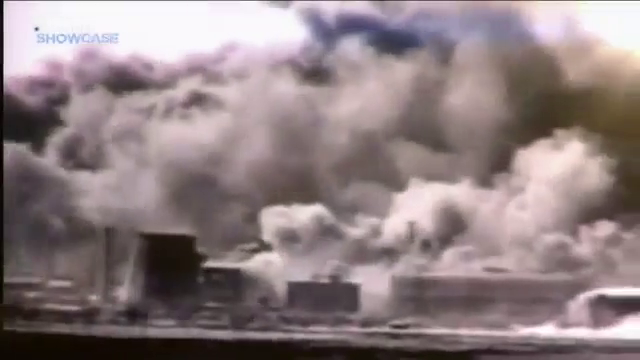
#> input picture frame 12 of tests/test1.mp4, 640 x 360 px, given in place of 1.avi, which was not available
$ python detect.py   (Python 2 division)
#> lines starting #> are read from the running program, lines starting #| are printed output that depends on the picture; pictures that were not available may be replaced by others from this repository, and a replacement may not be noted
#!/usr/bin/env python
# -*- coding= utf-8 -*-

import cv2
import numpy as np
from time import clock

class Contour():
    PIXEL_ERROR_SIZE = 5

    def __init__(self, contour):
        self.data = self.get_contour_data(contour)
        self.score = 0

    # [10 lines left out: functions __eq__, get_contour_data, not called in this run]


class Detector():
    def __init__(self, frame):
        self.tick = 0
        self._initAvg(frame)
        self._isDetected = False
        self.trackedContours = []

    # [7 lines left out: function update, not called in this run]

    def isDetected(self):
        return self._isDetected

    # [27 lines left out: functions getCoords, _updateTrackedContours, not called in this run]

    def _initAvg(self, frame):
        f = cv2.cvtColor(frame, cv2.COLOR_BGR2GRAY)
        self.avg = np.float32(f)

    def _updateAvg(self, frame, frame_add_weight):
        frame = np.float32(cv2.cvtColor(frame, cv2.COLOR_BGR2GRAY))
        cv2.accumulateWeighted(frame, self.avg, frame_add_weight)

    # [10 lines left out: functions _getCurrentAvgBinary, _applyDilatation, not called in this run]

    def _getContours(self, frame):
        contours,_ = cv2.findContours(frame, cv2.RETR_EXTERNAL, cv2.CHAIN_APPROX_SIMPLE)
        return contours

def process(fileName, max_contour_score, frame_add_weight, morph_radious, treshold):
#> called with fileName = './tests/1.avi', max_contour_score = 40, frame_add_weight = 0.005, morph_radious = 20, treshold = 0.8
    stream = cv2.VideoCapture(fileName)

    _,frame = stream.read()
#> frame is the input picture: shape (360, 640, 3); mean B, G, R 129.3, 127.4, 142.6

    detector = Detector(frame)
#> in _initAvg, `f = cv2.cvtColor(frame, cv2.COLOR_BGR2GRAY)`:
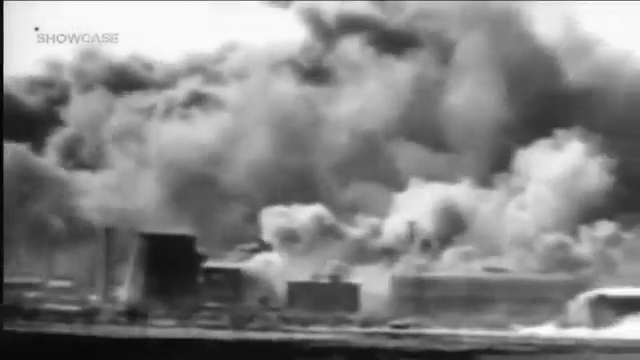
#> f: shape (360, 640); min 2, max 255, mean 132.1

    t = 0
    while(1):
        if t % 5 != 0:
            _,frame = stream.read()
            if frame == None:
                return detector.getCoords()
            t+=1
            continue
        t += 1

        _,frame = stream.read()
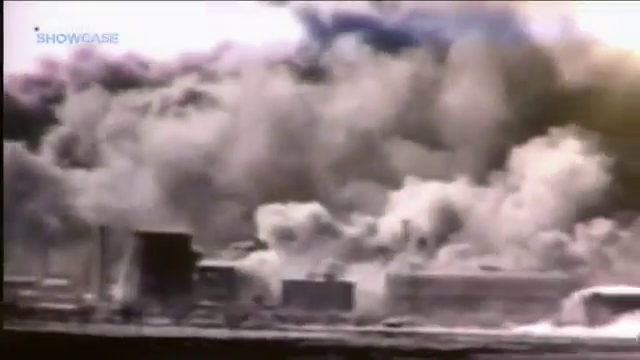
#> input picture frame 13 of tests/test1.mp4, 640 x 360 px, given in place of 1.avi, which was not available
#> frame is the input picture: shape (360, 640, 3); mean B, G, R 130.4, 128.4, 143.8

#> (the run stopped early here; a loop or call above may not have finished)

$ run again, starting later in the video
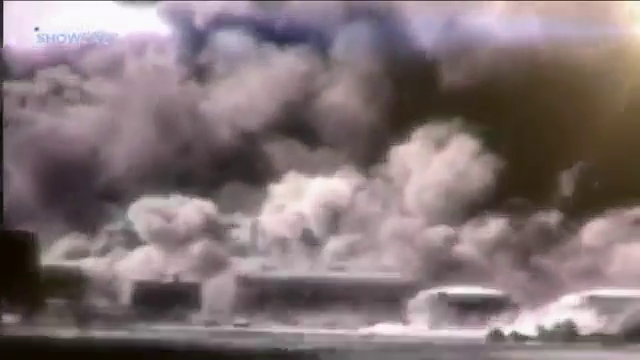
#> input picture frame 56 of tests/test1.mp4, 640 x 360 px, given in place of 1.avi, which was not available
#> in process, frame is the input picture: shape (360, 640, 3); mean B, G, R 118.5, 116.2, 131.2
#> in _initAvg, `f = cv2.cvtColor(frame, cv2.COLOR_BGR2GRAY)`:
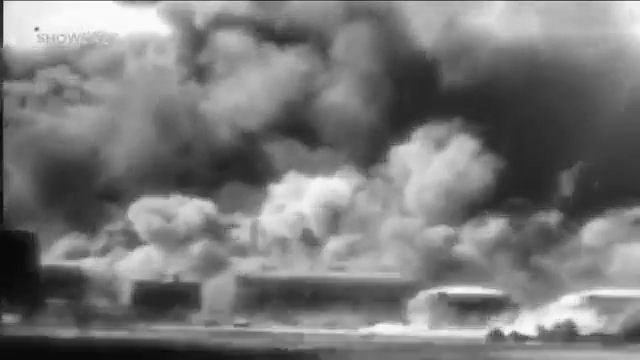
#> f: shape (360, 640); min 7, max 254, mean 120.9
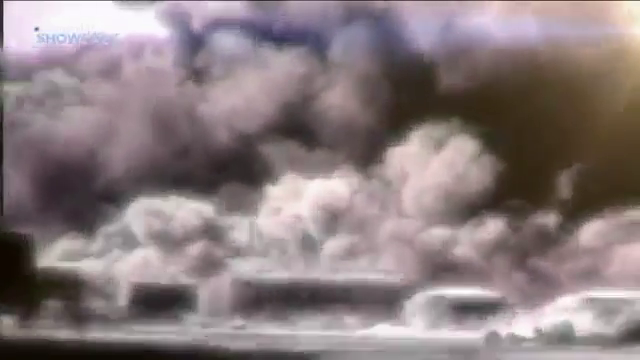
#> input picture frame 57 of tests/test1.mp4, 640 x 360 px, given in place of 1.avi, which was not available
#> in process, frame is the input picture: shape (360, 640, 3); mean B, G, R 126.2, 124.4, 137.9

$ run again, starting later in the video
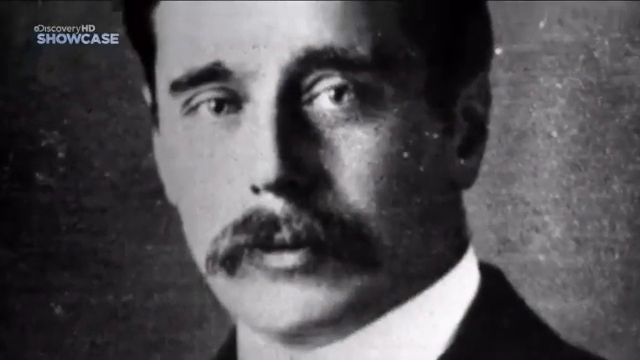
#> input picture frame 100 of tests/test1.mp4, 640 x 360 px, given in place of 1.avi, which was not available
#> in process, frame is the input picture: shape (360, 640, 3); mean B, G, R 83.9, 79.9, 82.7
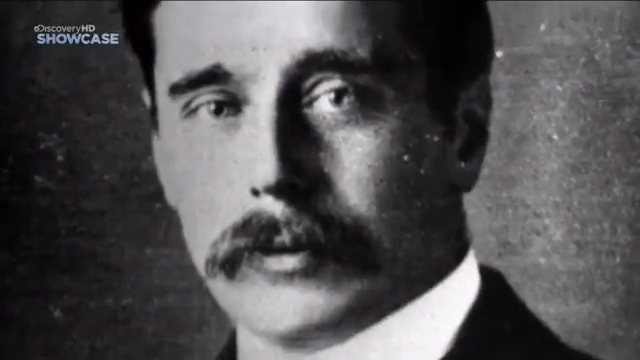
#> input picture frame 101 of tests/test1.mp4, 640 x 360 px, given in place of 1.avi, which was not available
#> in process, frame is the input picture: shape (360, 640, 3); mean B, G, R 84, 80.1, 82.9
